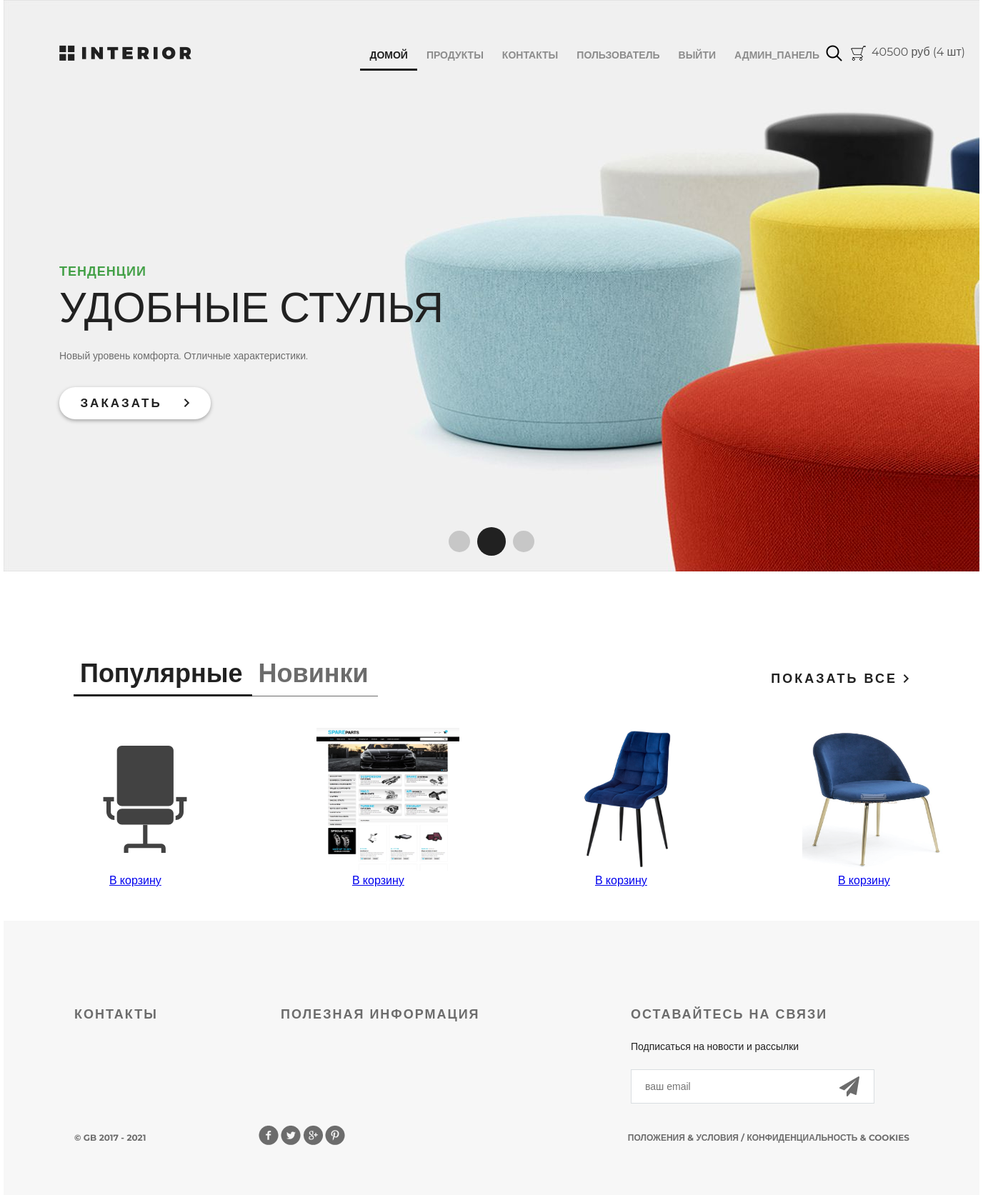
The page / (signed in) on the database its author committed.
### authapp/models.py (models this page shows, shortened)
class UserProfile(AbstractUser):
    avatar = models.ImageField(upload_to='avatar', blank=True, verbose_name='Аватар')
    age = models.PositiveIntegerField(verbose_name='Возраст', blank=True)
    is_superuser = models.BooleanField(default=False, verbose_name='Администратор')
    activate_key = models.CharField(max_length=128, verbose_name='Код активации', blank=True, null=True)
    activate_key_expired = models.DateTimeField(blank=True, null=True)
    class Meta:
        verbose_name = 'Пользователь'
        verbose_name_plural = 'Пользователь'

### basket/models.py (models this page shows, shortened)
class Basket(models.Model):
    user = models.ForeignKey(settings.AUTH_USER_MODEL, on_delete=models.CASCADE, related_name='basket')
    product = models.ForeignKey(Product, on_delete=models.CASCADE)
    quantity = models.PositiveSmallIntegerField(default=0)
    add_datatime = models.DateTimeField(auto_now_add=True)
    class Meta:
        verbose_name = 'Корзина'
        verbose_name_plural = 'Корзина'
    @property
    def product_cost(self):
        return self.product.price * self.quantity
    @property
    def total_quantity(self):
        _items = Basket.objects.filter(user=self.user)
        _totalquantity = sum(list(map(lambda x: x.quantity, _items)))
        return _totalquantity
    @property
    def total_cost(self):
        _items = Basket.objects.filter(user=self.user)
        _totalcost = sum(list(map(lambda x: x.product_cost, _items)))
        return _totalcost

### mainapp/models.py (models this page shows, shortened)
class Product(models.Model):
    category = models.ForeignKey(ProductCategory, on_delete=models.CASCADE, verbose_name='Категория')
    name = models.CharField(max_length=128, verbose_name='Наименование')
    image = models.ImageField(upload_to='products', blank=True, verbose_name='Изображение')
    short_desc = models.CharField(max_length=255, verbose_name='Краткое описание')
    description = models.TextField(verbose_name='Описание')
    price = models.DecimalField(decimal_places=2, max_digits=10, default=0, verbose_name='Цена')
    quantity = models.PositiveSmallIntegerField(default=0, verbose_name='Количество')
    is_active = models.BooleanField(default=True, verbose_name='Запись активна')
    updated_at = models.DateTimeField(auto_now=True, null=True, blank=True)
    created_at = models.DateTimeField(auto_now_add=True, null=True, blank=True)
    class Meta:
        verbose_name = 'Продукты'
        verbose_name_plural = 'Продукты'
        ordering = ('-id',)

### mainapp/views.py (the view)
# urls.py: path('', mainapp.main, name='main'),
def main(request):
    context = {
        'title': 'Главная',
        'links_menu': Product.objects.all()[:4],
    }
    return render(request, 'mainapp/index.html', context=context)

### adminapp/templatetags/temp_tags.py (called while the page is built)
@register.filter(name='media_for_products')  # 1 вариант регистрации шаблонного тега
def media_for_products(img_path):
    if not img_path:
        img_path = 'default_prod.svg'
    return f'{settings.MEDIA_URL}{img_path}'

### mainapp/context_processors.py (called while the page is built)
def basket(request):
    basket_items = []
    if request.user.is_authenticated:
        basket_items = Basket.objects.filter(user=request.user)
    return {
        'basket': basket_items
    }

### mainapp/templates/mainapp/index.html (shortened to what this page needs)
{% extends 'mainapp/temp.html' %}
{% load static %}
{% load temp_tags %}
{% block menu %}
    <div class="slider">
        <div class="header clearfix">
                {% include 'mainapp/includes/inc_up_menu.html' %}
        </div>
        <div class="text-slider">
            <h3 class="green">тенденции</h3>
            <h3 class="big"> удобные стулья</h3>
            <p>Новый уровень комфорта. Отличные характеристики.</p>
            <a href="#" class="button-order">заказать <img src=" {% static 'img/arrow.png'%}" alt=""></a>
        </div>
        <div class="navi">
            <a href="#"></a><a href="#"></a><a href="#"></a>
        </div>
    </div>
{% endblock %}
{% block content %}
    <div class="featured">
        <div class="featured-menu">
            <a class="active" href="#">Популярные</a><a href="#">Новинки</a>
        </div>
        <a class="explore" href="{%  url 'products:category' 0 %}">показать все <img src="{% static 'img/arrow.png'%}" alt=""></a>
        <div class="clearfix">
        </div>
        <div class="tab-content">
            {% for product in links_menu %}
            <div class="block">
                <a href="#"><img src="{{ product.image | media_for_products }}" width="200px" height="200px" alt="img">
                </a> <a href="{% url 'basket:add' product.pk %}" class="add_basket">В корзину</a>
            </div>
            {% endfor %}
        </div>
    </div>
{% endblock %}

### mainapp/templates/mainapp/includes/inc_up_menu.html
<a href="{% url 'main' %}" class="logo"></a>
<ul class="menu">
<li>
    <a href="{% url 'main' %}"{% if request.resolver_match.url_name == 'main' %} class="active"{% endif %}>домой</a>
</li>
<li>
    <a href="{% url 'products:category' 0 %}" {% if request.resolver_match.namespace == 'products' %} class="active" {% endif %}>продукты</a>
</li>
<li>
    <a href="{% url 'contact' %}" {% if request.resolver_match.url_name == 'contact' %} class="active" {% endif %}>контакты</a>
</li>
    {% if user.is_authenticated %}
       <li><a href="{% url 'auth:edit' %}">{{ user.first_name|default:'Пользователь' }}</a></li>
       <li><a href="{% url 'auth:logout' %}">выйти</a></li>
    {% else %}
        <li><a href="{% url 'auth:register' %}">регистрация</a></li>
        <li><a href="{% url 'auth:login' %}">войти</a></li>
    {% endif %}
{% if user.is_superuser %}
    <li><a href="{% url 'adminapp:users_list' %}">Админ_панель</a></li>
{% endif %}
</ul>
<a href="#" class="search"></a>
<a href="{% url 'basket:view' %}" class="basket">
  <span>
    {% if basket %}
      {{ basket.0.total_cost|floatformat:0 }} руб
      ({{ basket.0.total_quantity }} шт)
    {% endif %}
  </span>
</a>

### static/css/style.css (style rules this page uses)
* { margin: 0; padding: 0; }
body { font-family: 'Montserrat', sans-serif; }
html, body { height: 100%; }
.slider { height: 800px; background-image: url(/static/img/slider.jpg); padding-left: 78px; padding-right: 211px; position: relative; }
.logo { background-image: url(/static/img/logo.png); margin-top: 63px; width: 185px; height: 22px; float: left; }
.menu { list-style-type: none; margin-top: 67px; float: right; }
.menu li { float: left; }
.menu a { color: #8c8c8c; font-size: 14px; font-weight: 700; text-align: right; text-transform: uppercase; text-decoration: none; padding: 10px 13px; }
.menu .active { color: #212121; font-weight: 700; border-bottom: 3px solid #212121; }
.search { display: block; width: 23px; height: 23px; background-image: url(/static/img/search.png); position: absolute; top: 63px; left: 1151px; }
.basket { display: block; width: 23px; height: 23px; background-image: url(/static/img/basket.png); position: absolute; top: 63px; left: 1185px; text-decoration: none; color: #555; }
.basket span { display: block; margin-left: 30px; width: 150px; }
.clearfix:after { content: ""; display: block; clear: both; }
.text-slider { margin-top: 288px; position: absolute; }
.text-slider p { color: #6c6c6c; font-size: 14px; text-align: left; width: 458px; line-height: 24px; }
.button-order { background-color: #ffffff; box-shadow: 0px 2px 4.85px 0.15px rgba(33, 33, 33, 0.35); width: 212px; height: 45px; display: block; text-transform: uppercase; text-align: center; border-radius: 22px; text-decoration: none; color: #212121; font-size: 17px; font-weight: 700; line-height: 45px; margin-top: 32px; letter-spacing: 3px; }
.button-order img { padding-left: 22px; }
.green { text-transform: uppercase; color: #43a047; font-size: 18px; font-weight: 700; text-align: left; margin-bottom: 22px; line-height: 13px; letter-spacing: 1px; }
.big { color: #212121; font-size: 59px; line-height: 43px; text-transform: uppercase; font-weight: 100; margin-bottom: 34px; }
.navi { position: absolute; bottom: 22px; right: 618px; display: flex; width: 130px; height: 40px; justify-content: space-between; align-items: center; }
.navi a { display: block; width: 30px; height: 30px; border-radius: 50%; background-color: rgba(33, 33, 33, 0.2); float: left; margin: 0px 5px; }
.navi a:nth-child(2) { display: block; width: 40px; height: 40px; border-radius: 50%; background-color: #212121; float: left; margin: 0px; }
.featured { padding-left: 98px; padding-right: 98px; }
.featured-menu { margin-top: 120px; width: 300px; height: 49px; float: left; }
.featured-menu a { color: #6c6c6c; font-size: 36px; font-weight: 700; text-align: left; text-decoration: none; border-bottom: 1px solid #6c6c6c; padding-bottom: 10px; padding-right: 13px; padding-left: 9px; }
.featured-menu .active { font-size: 36px; font-weight: 700; text-align: left; color: #212121; border-bottom: 3px solid #212121; padding-bottom: 8px; }
.explore { text-transform: uppercase; color: #212121; font-size: 18px; font-weight: 700; line-height: 24px; text-align: center; float: right; margin-top: 138px; letter-spacing: 3px; text-decoration: none; }
.tab-content { margin-top: 50px; display: flex; justify-content: space-between; margin-bottom: 120px; }
.tab-content .add_basket { margin-left: 50px; width: 200px; height: 50px; }
.tab-content .block { height: 150px; width: 150px; position: relative; }

### rows shown on the page
UserProfile: first_name "ПОЛЬЗОВАТЕЛЬ"
Basket: user+product+quantity "40500", user+quantity "4"
Product: shows a picture
Product: image|media_for_products (picture)
Product: image|media_for_products (picture)
Product: image|media_for_products (picture)
